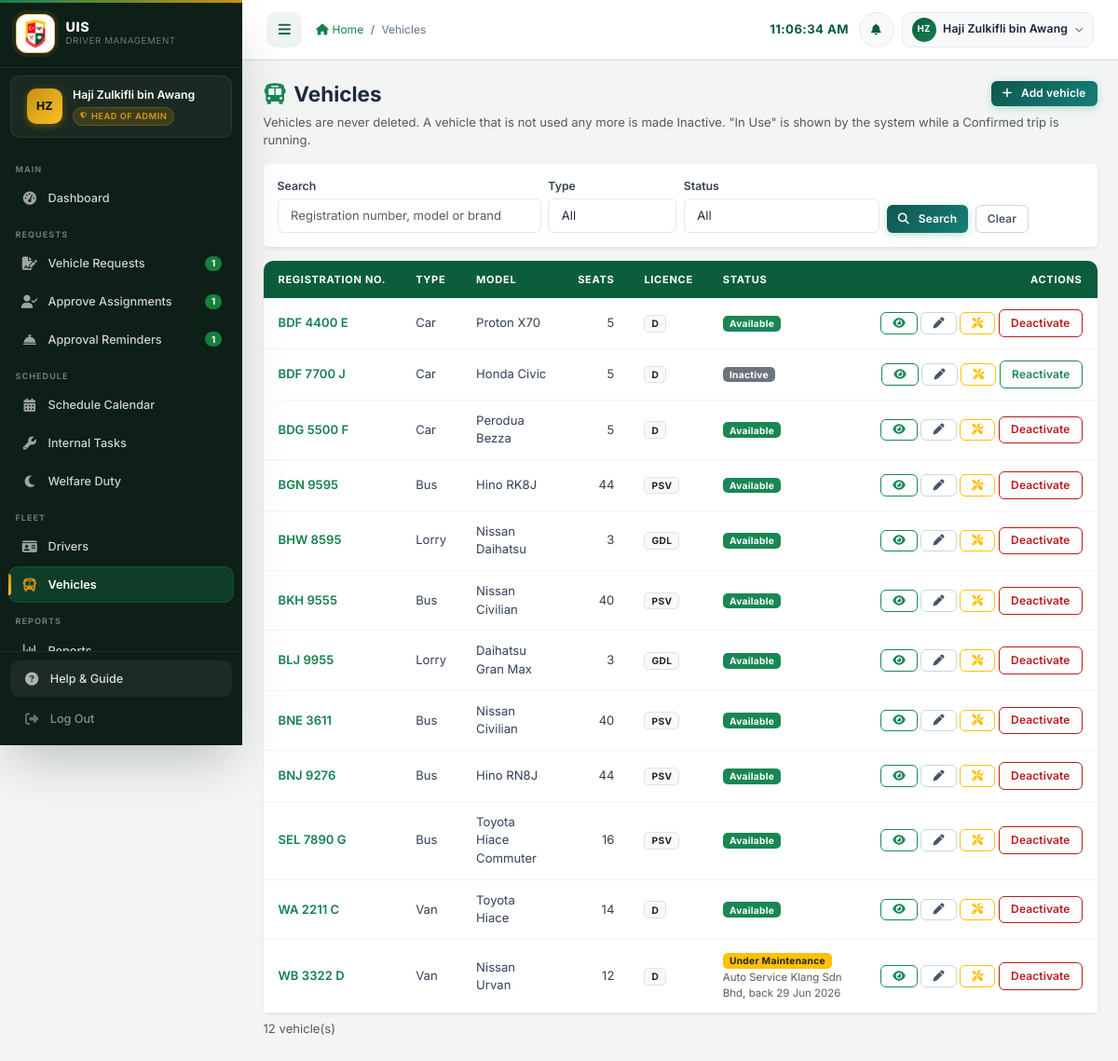
Page /admin/vehicles.php (signed in) on the committed database.
### tables this page shows
CREATE TABLE `vehicles` (
  `vehicle_id` int(11) NOT NULL AUTO_INCREMENT,
  `plate_number` varchar(20) NOT NULL,
  `vehicle_type` enum('Bus','Van','Car','Minibus','Lorry','Motorcycle') NOT NULL,
  `brand` varchar(50) DEFAULT NULL,
  `model` varchar(50) DEFAULT NULL,
  `year` int(11) DEFAULT NULL,
  `capacity` int(11) NOT NULL DEFAULT 4,
  `fuel_type` enum('Petrol','Diesel','Electric','Hybrid') NOT NULL DEFAULT 'Petrol',
  `status` enum('available','in_use','maintenance','inactive') NOT NULL DEFAULT 'available',
  `last_maintenance` date DEFAULT NULL,
  `next_maintenance` date DEFAULT NULL,
  `mileage` int(11) NOT NULL DEFAULT 0,
  `notes` text DEFAULT NULL,
  `photo` varchar(255) DEFAULT NULL COMMENT 'relative path under uploads/vehicles/',
  `created_at` timestamp NOT NULL DEFAULT current_timestamp(),
  `updated_at` timestamp NOT NULL DEFAULT current_timestamp() ON UPDATE current_timestamp(),
  `license_required` enum('D','GDL','PSV') NOT NULL DEFAULT 'D',
  PRIMARY KEY (`vehicle_id`),
  UNIQUE KEY `uq_vehicles_plate_number` (`plate_number`),
  UNIQUE KEY `uq_vehicles_plate` (`plate_number`)
);

CREATE TABLE `vehicle_maintenance` (
  `maintenance_id` int(11) NOT NULL AUTO_INCREMENT,
  `vehicle_id` int(11) NOT NULL,
  `start_date` date NOT NULL,
  `end_date` date NOT NULL,
  `workshop` varchar(120) DEFAULT NULL,
  `note` varchar(255) DEFAULT NULL,
  `created_at` timestamp NOT NULL DEFAULT current_timestamp(),
  `closed_at` datetime DEFAULT NULL,
  PRIMARY KEY (`maintenance_id`),
  KEY `idx_maint_dates` (`vehicle_id`,`start_date`,`end_date`),
  CONSTRAINT `fk_maint_vehicle` FOREIGN KEY (`vehicle_id`) REFERENCES `vehicles` (`vehicle_id`) ON DELETE CASCADE
);

### admin/vehicles.php (the view, shortened to what the rows shown need)
<?php
$current_page = 'vehicles.php';
require_once '../config/database.php';
require_once '../includes/admin_page.php';
$sql = "SELECT v.*, m.workshop, m.end_date AS back_on
          FROM vehicles v
          LEFT JOIN vehicle_maintenance m ON m.vehicle_id = v.vehicle_id AND m.closed_at IS NULL AND v.status = 'maintenance'
         WHERE 1=1";
$sql .= ' ORDER BY v.plate_number';
$stmt = $conn->prepare($sql);
$stmt->execute();
$vehicles = $stmt->get_result()->fetch_all(MYSQLI_ASSOC);
adminPageStart('Vehicles');
?>
    <div class="card border-0 shadow-sm">
        <div class="table-responsive d-none d-md-block">
            <table class="table table-sm align-middle mb-0">
                <thead class="table-light"><tr><th>Registration no.</th><th>Type</th><th>Model</th><th class="text-end">Seats</th><th>Licence</th><th>Status</th><th class="text-end">Actions</th></tr></thead>
                <tbody>
                <?php foreach ($vehicles as $v): $id = (int)$v['vehicle_id']; ?>
                    <tr>
                        <td class="fw-semibold text-nowrap"><a class="text-decoration-none" href="view_vehicle.php?id=<?= $id ?>"><?= htmlspecialchars($v['plate_number']) ?></a></td>
                        <td><?= htmlspecialchars($v['vehicle_type']) ?></td>
                        <td><?= htmlspecialchars(trim(($v['brand'] ?? '') . ' ' . ($v['model'] ?? ''))) ?></td>
                        <td class="text-end"><?= (int)$v['capacity'] ?></td>
                        <td><span class="badge bg-light text-dark border"><?= htmlspecialchars($v['license_required']) ?></span></td>
                        <td><span class="badge <?= vehicleStatusBadgeClass($v['shown']) ?>"><?= vehicleStatusLabel($v['shown']) ?></span>
                            <?php if ($v['status'] === 'maintenance' && $v['back_on']): ?><div class="small text-muted"><?= htmlspecialchars((string)$v['workshop']) ?>, back <?= date('d M Y', strtotime($v['back_on'])) ?></div><?php endif; ?></td>
                        <td class="text-end text-nowrap">
                            <a class="btn btn-sm btn-outline-success" href="view_vehicle.php?id=<?= $id ?>" title="View"><i class="fas fa-eye"></i></a>
                            <a class="btn btn-sm btn-outline-secondary" href="edit_vehicle.php?id=<?= $id ?>" title="Edit"><i class="fas fa-pen"></i></a>
                            <a class="btn btn-sm btn-outline-warning" href="vehicle_maintenance.php?id=<?= $id ?>" title="Maintenance"><i class="fas fa-screwdriver-wrench"></i></a>
                            <?php if ($v['status'] === 'inactive'): ?>
                                <button class="btn btn-sm btn-outline-success" data-fleet-url="../ajax/update_vehicle_status.php" data-fleet-id="<?= $id ?>" data-fleet-extra="status=available" data-fleet-confirm="Make this vehicle Available again?">Reactivate</button>
                            <?php else: ?>
                                <button class="btn btn-sm btn-outline-danger" data-fleet-url="../ajax/deactivate_vehicle.php" data-fleet-id="<?= $id ?>" data-fleet-confirm="Make <?= htmlspecialchars($v['plate_number'], ENT_QUOTES) ?> Inactive?">Deactivate</button>
                            <?php endif; ?>
                        </td>
                    </tr>
                <?php endforeach; ?>
                </tbody>
            </table>
        </div>
    </div>

### includes/sidebar.php (shortened to what the rows shown need)
<?php
$role         = $_SESSION['role']      ?? 'driver';
$current_page = $current_page          ?? basename($_SERVER['PHP_SELF']);
$_is_admin_role = in_array($role, ['admin', 'superadmin', 'head_admin'], true);
function sidebarActive(string|array $pages, string $current): string
{
    $pages = (array) $pages;
    return in_array($current, $pages, true) ? 'active' : '';
}
$_sidebar_uid     = (int)($_SESSION['user_id'] ?? 0);
$_badge           = ['requests' => 0, 'assignments' => 0, 'reminders' => 0, 'approvals' => 0];
if ($_sidebar_uid > 0 && isset($conn)) {
    try {
        if ($_is_admin_role) {
            $_badge['requests']    = (int)$conn->query("SELECT COUNT(*) FROM vehicle_requests WHERE status = 'approved'")->fetch_row()[0];
            $_badge['assignments'] = (int)$conn->query("SELECT COUNT(*) FROM vehicle_requests WHERE status = 'assigned'")->fetch_row()[0];
            $_badge['reminders']   = (int)$conn->query("SELECT COUNT(*) FROM vehicle_requests WHERE status = 'pending'")->fetch_row()[0];
        }
    } catch (Throwable $e) {
    }
}
$_my_requests = ['My Vehicle Requests' => [
    [['request_vehicle.php'], 'staff/request_vehicle.php', 'car-side', 'Request a Vehicle', null],
    [['my_requests.php'],     'staff/my_requests.php',     'list-check', 'My Requests', null],
]];
if ($_is_admin_role) {
    $_menu = [
        'Main' => [[['dashboard.php'], 'admin/dashboard.php', 'gauge-high', 'Dashboard', null]],
        'Requests' => array_merge(
            [[['vehicle_requests.php', 'assign_driver.php', 'replace_driver.php'], 'admin/vehicle_requests.php', 'file-signature', 'Vehicle Requests', 'requests']],
            $role === 'head_admin' ? [[['approve_assignments.php'], 'admin/approve_assignments.php', 'user-check', 'Approve Assignments', 'assignments']] : [],
            [[['reminders.php'], 'admin/reminders.php', 'bell-concierge', 'Approval Reminders', 'reminders']]
        ),
        'Schedule' => [
            [['calendar.php'],       'admin/calendar.php',       'calendar-days', 'Schedule Calendar', null],
            [['internal_tasks.php'], 'admin/internal_tasks.php', 'wrench',        'Internal Tasks', null],
            [['welfare.php'],        'admin/welfare.php',        'moon',          'Welfare Duty', null],
        ],
        'Fleet' => [
            [['drivers.php', 'add_driver.php', 'edit_driver.php', 'view_driver.php'],          'admin/drivers.php',  'id-card', 'Drivers', null],
            [['vehicles.php', 'add_vehicle.php', 'edit_vehicle.php', 'view_vehicle.php', 'vehicle_maintenance.php'], 'admin/vehicles.php', 'bus', 'Vehicles', null],
        ],
        'Reports' => [[['reports.php'], 'admin/reports.php', 'chart-column', 'Reports', null]],
        'System'  => [[['settings.php'], 'admin/settings.php', 'sliders', 'Settings', null]],
    ] + $_my_requests;
} elseif ($role === 'supervisor') {
    $_menu = ['Approvals' => [[['approvals.php'], 'supervisor/approvals.php', 'stamp', 'Vehicle Approvals', 'approvals']]] + $_my_requests;
} elseif ($role === 'staff') {
    $_menu = ['Main' => [[['dashboard.php'], 'staff/dashboard.php', 'house', 'Dashboard', null]]] + $_my_requests;
} else {
    $_menu = ['My Tasks' => [[['schedules.php', 'dashboard.php'], 'driver/schedules.php', 'route', 'My Tasks', null]]] + $_my_requests;
}
?>
<nav class="sidebar" id="mainSidebar" aria-label="Main navigation">
    <div class="sidebar-menu-wrapper">
        <ul class="sidebar-nav" id="sidebarNav">
            <?php foreach ($_menu as $_section => $_items): ?>
            <li class="sidebar-section-label"><?php echo htmlspecialchars($_section); ?></li>
                <?php foreach ($_items as [$_pages, $_url, $_icon, $_label, $_bk]): ?>
            <li class="sidebar-item <?php echo sidebarActive($_pages, $current_page); ?>">
                <a href="<?php echo SITE_URL . '/' . $_url; ?>" class="sidebar-link">
                    <span class="sidebar-icon"><i class="fas fa-<?php echo $_icon; ?>" aria-hidden="true"></i></span>
                    <span class="sidebar-label"><?php echo htmlspecialchars($_label); ?></span>
                    <?php if ($_bk !== null && $_badge[$_bk] > 0): ?>
                    <span class="ms-auto badge rounded-pill" style="background:#15803d;font-size:0.65rem;min-width:18px;"><?php echo (int)$_badge[$_bk]; ?></span>
                    <?php endif; ?>
                </a>
            </li>
                <?php endforeach; ?>
            <?php endforeach; ?>
        </ul>
    </div>
</nav>

### rows in the picture
vehicles: vehicle_id "1", plate_number "BGN 9595", vehicle_type "Bus", brand+model "Hino RK8J", capacity "44", license_required "PSV", status "Available"
vehicles: plate_number "BDF 4400 E", vehicle_type "Car", brand+model "Proton X70", capacity "5", license_required "D", status "Available"
vehicles: plate_number "BDF 7700 J", vehicle_type "Car", brand+model "Honda Civic", capacity "5", license_required "D", status "Inactive"
vehicles: plate_number "BDG 5500 F", vehicle_type "Car", brand+model "Perodua Bezza", capacity "5", license_required "D", status "Available"
vehicles: plate_number "BHW 8595", vehicle_type "Lorry", brand+model "Nissan Daihatsu", capacity "3", license_required "GDL", status "Available"
vehicles: plate_number "BKH 9555", vehicle_type "Bus", brand+model "Nissan Civilian", capacity "40", license_required "PSV", status "Available"
vehicles: plate_number "BLJ 9955", vehicle_type "Lorry", brand+model "Daihatsu Gran Max", capacity "3", license_required "GDL", status "Available"
vehicles: plate_number "BNE 3611", vehicle_type "Bus", brand+model "Nissan Civilian", capacity "40", license_required "PSV", status "Available"
vehicles: plate_number "BNJ 9276", vehicle_type "Bus", brand+model "Hino RN8J", capacity "44", license_required "PSV", status "Available"
vehicles: plate_number "SEL 7890 G", vehicle_type "Bus", brand+model "Toyota Hiace Commuter", capacity "16", license_required "PSV", status "Available"
vehicles: plate_number "WA 2211 C", vehicle_type "Van", brand+model "Toyota Hiace", capacity "14", license_required "D", status "Available"
vehicle_maintenance: vehicle.plate_number "WB 3322 D", vehicle.vehicle_type "Van", vehicle.model "Nissan Urvan", vehicle.capacity "12", vehicle.license_required "D", vehicle.status "Under Maintenance", workshop "Auto Service Klang Sdn Bhd", end_date "29 Jun 2026"

### other values in the picture
$initials "HZ"
$full_name "Haji Zulkifli bin Awang"
$role_label "HEAD OF ADMIN"
$_section "MAIN"
$_label "Dashboard"
$_section "REQUESTS"
$_label "Vehicle Requests"
$_label "Approve Assignments"
$_label "Approval Reminders"
$_section "SCHEDULE"
$_label "Schedule Calendar"
$_label "Internal Tasks"
$_label "Welfare Duty"
$_section "FLEET"
$_label "Drivers"
